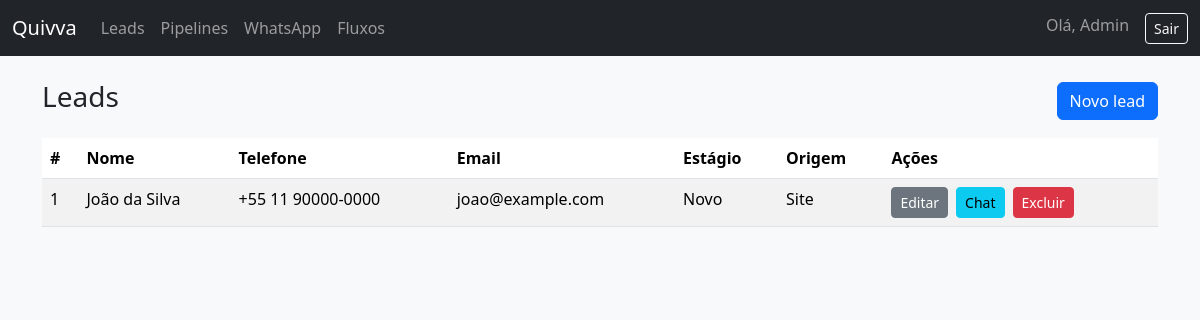
Page /leads/index (signed in) on the committed database.
### tables this page shows
CREATE TABLE IF NOT EXISTS leads (
  id INT AUTO_INCREMENT PRIMARY KEY,
  company_id INT NOT NULL,
  user_id INT NULL,
  name VARCHAR(150) NOT NULL,
  phone VARCHAR(40),
  email VARCHAR(150),
  stage VARCHAR(60) DEFAULT 'Novo',
  source VARCHAR(60),
  created_at TIMESTAMP DEFAULT CURRENT_TIMESTAMP,
  FOREIGN KEY (company_id) REFERENCES companies(id) ON DELETE CASCADE,
  FOREIGN KEY (user_id) REFERENCES users(id) ON DELETE SET NULL
);

### app/core/Controller.php (called while the page is built, shortened)
<?php
class Controller
{
    protected function view(string $view, array $data = []): void
    {
        $viewFile = __DIR__ . '/../views/' . $view . '.php';
        extract($data, EXTR_SKIP);
        require __DIR__ . '/../views/partials/header.php';
        require $viewFile;
        require __DIR__ . '/../views/partials/footer.php';
    }
}

### app/controllers/LeadController.php (called while the page is built, shortened)
<?php
class LeadController extends Controller
{
    public function index(): void
    {
        $user = Auth::user();
        $leadModel = new Lead();
        $leads = $leadModel->all(['company_id' => $user['company_id']], 'created_at DESC');
        $this->view('leads/index', ['leads' => $leads]);
    }
}

### app/core/App.php (called while the page is built, shortened)
<?php
class App
{
    public function run(): void
    {
        $uri = parse_url($_SERVER['REQUEST_URI'], PHP_URL_PATH) ?: '/';
        $uri = trim($uri, '/');
        $segments = explode('/', $uri);
        $method = $segments[1] ?? 'index';
        $params = array_slice($segments, 2);
        $controller = new $controllerClass();
        try {
            call_user_func_array([$controller, $method], $params);
        } catch (Exception $e) {
            http_response_code(500);
            echo 'Application error: ' . htmlspecialchars($e->getMessage());
        }
    }
}

### public/index.php (called while the page is built, shortened)
<?php
$app = new App();
$app->run();

### index.php (called while the page is built)
<?php
require __DIR__ . '/public/index.php';

### config/config.php (called while the page is built)
<?php
$env = getenv('APP_ENV') ?: getenv('QUIVVA_ENV') ?: 'development';
$isProd = in_array(strtolower($env), ['prod', 'production'], true);
$envVal = function (array $keys, $default = null) {
    foreach ($keys as $k) {
        $v = getenv($k);
        if ($v !== false && $v !== '') return $v;
    }
    return $default;
};
$db = [
    'host' => $envVal($isProd ? ['QUIVVA_DB_HOST_PROD', 'QUIVVA_DB_HOST'] : ['QUIVVA_DB_HOST_DEV', 'QUIVVA_DB_HOST'], $isProd ? '127.0.0.1' : '127.0.0.1'),
    'port' => $envVal($isProd ? ['QUIVVA_DB_PORT_PROD', 'QUIVVA_DB_PORT'] : ['QUIVVA_DB_PORT_DEV', 'QUIVVA_DB_PORT'], '3306'),
    'name' => $envVal($isProd ? ['QUIVVA_DB_NAME_PROD', 'QUIVVA_DB_NAME'] : ['QUIVVA_DB_NAME_DEV', 'QUIVVA_DB_NAME'], 'quivva'),
    'user' => $envVal($isProd ? ['QUIVVA_DB_USER_PROD', 'QUIVVA_DB_USER'] : ['QUIVVA_DB_USER_DEV', 'QUIVVA_DB_USER'], $isProd ? 'root' : 'root'),
    'pass' => $envVal($isProd ? ['QUIVVA_DB_PASS_PROD', 'QUIVVA_DB_PASS'] : ['QUIVVA_DB_PASS_DEV', 'QUIVVA_DB_PASS'], $isProd ? '' : ''),
    'charset' => 'utf8mb4',
];
$baseUrl = $envVal($isProd ? ['QUIVVA_BASE_URL_PROD', 'QUIVVA_BASE_URL'] : ['QUIVVA_BASE_URL_DEV', 'QUIVVA_BASE_URL'], '/');
return [
    'app_name' => 'Quivva',
    'env' => $isProd ? 'production' : 'development',
    'base_url' => $baseUrl,
    'db' => $db,
    'security' => [
        'csrf_key' => $envVal(['QUIVVA_CSRF_KEY'], 'change_this_csrf_key'),
    ],
];

### app/core/Auth.php (called while the page is built, shortened)
<?php
class Auth
{
    public static function user(): ?array
    {
        return $_SESSION['user'] ?? null;
    }
    public static function check(): bool
    {
        return self::user() !== null;
    }
}

### app/core/Database.php (called while the page is built, shortened)
<?php
class Database
{
    private static ?PDO $instance = null;
    public static function getInstance(): PDO
    {
        if (self::$instance === null) {
            $config = require __DIR__ . '/../../config/config.php';
            $db = $config['db'];
            $dsn = sprintf('mysql:host=%s;port=%s;dbname=%s;charset=%s', $db['host'], $db['port'], $db['name'], $db['charset']);
            $options = [
                PDO::ATTR_ERRMODE => PDO::ERRMODE_EXCEPTION,
                PDO::ATTR_DEFAULT_FETCH_MODE => PDO::FETCH_ASSOC,
                PDO::ATTR_EMULATE_PREPARES => false,
            ];
            try {
                self::$instance = new PDO($dsn, $db['user'], $db['pass'], $options);
            } catch (PDOException $e) {
                die('Database connection failed: ' . $e->getMessage());
            }
        }
        return self::$instance;
    }
}

### app/core/Model.php (called while the page is built, shortened)
<?php
abstract class Model
{
    protected PDO $db;
    protected string $table;
    public function __construct()
    {
        $this->db = Database::getInstance();
    }
    public function all(array $where = [], string $order = ''): array
    {
        $sql = "SELECT * FROM {$this->table}";
        $params = [];
        if ($where) {
            $clauses = [];
            foreach ($where as $k => $v) {
                $clauses[] = "$k = :$k";
                $params[$k] = $v;
            }
            $sql .= ' WHERE ' . implode(' AND ', $clauses);
        }
        if ($order) {
            $sql .= ' ORDER BY ' . $order;
        }
        $stmt = $this->db->prepare($sql);
        $stmt->execute($params);
        return $stmt->fetchAll();
    }
}

### app/views/leads/index.php (the view, shortened to what this page needs)
<div class="d-flex justify-content-between align-items-center mb-3">
  <h3>Leads</h3>
  <a class="btn btn-primary" href="/leads/create">Novo lead</a>
</div>
<table class="table table-striped">
  <thead>
    <tr>
      <th>#</th>
      <th>Nome</th>
      <th>Telefone</th>
      <th>Email</th>
      <th>Estágio</th>
      <th>Origem</th>
      <th>Ações</th>
    </tr>
  </thead>
  <tbody>
  <?php foreach (($leads ?? []) as $l): ?>
    <tr>
      <td><?= (int)$l['id'] ?></td>
      <td><?= htmlspecialchars($l['name']) ?></td>
      <td><?= htmlspecialchars($l['phone'] ?? '') ?></td>
      <td><?= htmlspecialchars($l['email'] ?? '') ?></td>
      <td><?= htmlspecialchars($l['stage'] ?? '') ?></td>
      <td><?= htmlspecialchars($l['source'] ?? '') ?></td>
      <td class="d-flex gap-2">
        <a class="btn btn-sm btn-secondary" href="/leads/edit/<?= (int)$l['id'] ?>">Editar</a>
        <a class="btn btn-sm btn-info" href="/chat/index/<?= (int)$l['id'] ?>">Chat</a>
        <form method="post" action="/leads/delete/<?= (int)$l['id'] ?>" onsubmit="return confirm('Excluir lead?')">
          <button class="btn btn-sm btn-danger" type="submit">Excluir</button>
        </form>
      </td>
    </tr>
  <?php endforeach; ?>
  </tbody>
</table>

### app/views/partials/header.php (shortened to what this page needs)
<?php
$config = require __DIR__ . '/../../../config/config.php';
$base = rtrim($config['base_url'] ?? '/', '/');
?><!doctype html>
<html lang="pt-br">
<head>
  <link href="https://cdn.jsdelivr.net/npm/bootstrap@5.3.3/dist/css/bootstrap.min.css" rel="stylesheet">
  <link href="<?= $base ?>/assets/css/app.css" rel="stylesheet">
</head>
<body>
<nav class="navbar navbar-expand-lg navbar-dark bg-dark">
  <div class="container-fluid">
    <a class="navbar-brand" href="<?= $base ?>/dashboard/index">Quivva</a>
    <div class="collapse navbar-collapse" id="navbarNav">
      <ul class="navbar-nav me-auto">
        <?php if (!Auth::check()): ?>
          <li class="nav-item"><a class="nav-link" href="<?= $base ?>/site/home">Início</a></li>
          <li class="nav-item"><a class="nav-link" href="<?= $base ?>/site/plans">Planos</a></li>
          <li class="nav-item"><a class="nav-link" href="<?= $base ?>/site/contact">Contato</a></li>
        <?php else: $u = Auth::user(); $role = $u['role'] ?? 'user'; ?>
          <li class="nav-item"><a class="nav-link" href="<?= $base ?>/leads/index">Leads</a></li>
          <?php if ($role === 'admin'): ?>
            <li class="nav-item"><a class="nav-link" href="<?= $base ?>/pipelines/index">Pipelines</a></li>
            <li class="nav-item"><a class="nav-link" href="<?= $base ?>/whatsapp/connect">WhatsApp</a></li>
            <li class="nav-item"><a class="nav-link" href="<?= $base ?>/flows/index">Fluxos</a></li>
          <?php endif; ?>
        <?php endif; ?>
      </ul>
      <ul class="navbar-nav">
        <?php if (Auth::check()): $u = Auth::user(); ?>
          <li class="nav-item"><span class="navbar-text me-3">Olá, <?= htmlspecialchars($u['name'] ?? 'Usuário') ?></span></li>
          <li class="nav-item"><a class="btn btn-outline-light btn-sm" href="<?= $base ?>/auth/logout">Sair</a></li>
        <?php else: ?>
          <li class="nav-item"><a class="btn btn-outline-light btn-sm me-2" href="<?= $base ?>/auth/login">Entrar</a></li>
          <li class="nav-item"><a class="btn btn-primary btn-sm" href="<?= $base ?>/auth/register">Criar conta</a></li>
        <?php endif; ?>
      </ul>
    </div>
  </div>
</nav>
<main class="container py-4">

### app/views/partials/footer.php (shortened to what this page needs)
  </main>
  <?php $config = require __DIR__ . '/../../../config/config.php'; $base = rtrim($config['base_url'] ?? '/', '/'); ?>
</body>
</html>

### public/assets/css/app.css (style rules this page uses)
body { background-color: #f8f9fa; }

### rows in the picture
leads: id "1", name "João da Silva", phone "+55 11 90000-0000", email "joao@example.com", stage "Novo", source "Site"

### other values in the picture
$u['name'] "Admin"
